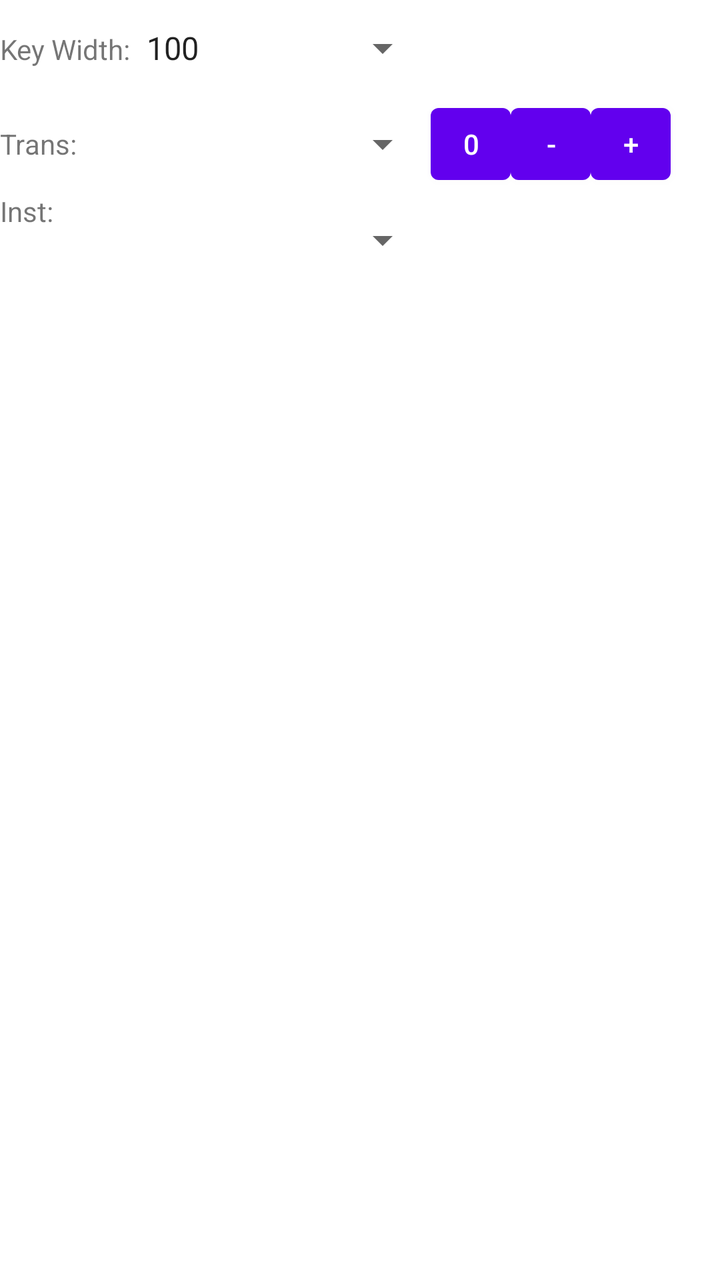
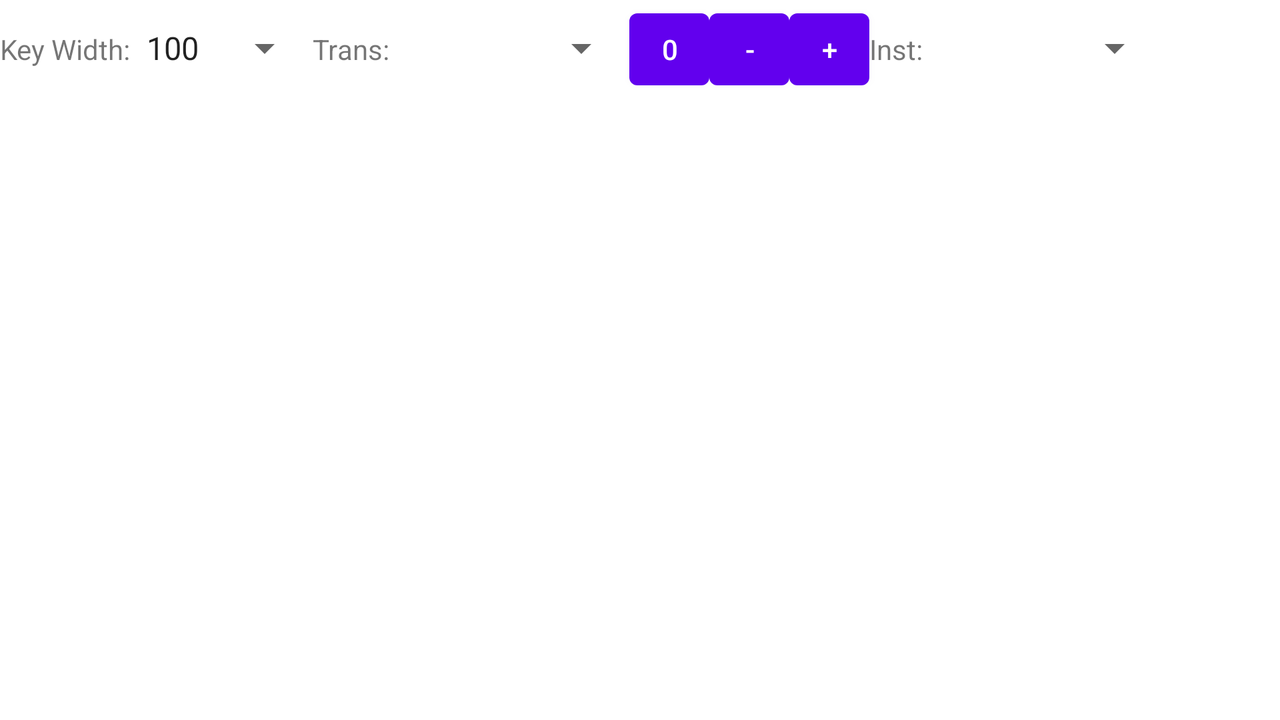

The same Android screen from two of the app's own layout files: first res/layout/ as a phone draws it, then the repository's variant for another configuration, drawn on a device whose configuration selects that folder. Both files follow.
<!-- AndroidManifest.xml: application theme Theme.MusicTools -->
<!-- res/layout/midi_piano_quick_settings.xml -->
<?xml version="1.0" encoding="utf-8"?>
<TableLayout xmlns:android="http://schemas.android.com/apk/res/android"
    xmlns:tools="http://schemas.android.com/tools"
    android:layout_width="match_parent"
    android:layout_height="match_parent">

    <TableRow
        android:layout_width="match_parent"
        android:layout_height="match_parent">

        <TextView
            android:id="@+id/textView5"
            android:layout_width="wrap_content"
            android:layout_height="wrap_content"
            android:text="@string/text_view_key_width_text" />

        <Spinner
            android:id="@+id/spinnerMidiKeySize"
            android:layout_width="wrap_content"
            android:layout_height="wrap_content"
            android:entries="@array/midiKeySize"
            android:minHeight="48dp" />

    </TableRow>

    <TableRow
        android:layout_width="match_parent"
        android:layout_height="match_parent">

        <TextView
            android:id="@+id/textView6"
            android:layout_width="wrap_content"
            android:layout_height="wrap_content"
            android:text="@string/text_view_transposition_text" />

        <Spinner
            android:id="@+id/spinnerMidiKeyTransposition"
            android:layout_width="150dp"
            android:layout_height="wrap_content"
            android:minHeight="48dp" />

        <Button
            android:id="@+id/buttonMidiKeyTranspositionZero"
            android:layout_width="40dp"
            android:layout_height="wrap_content"
            android:text="@string/button_midi_key_transposition_zero"
            tools:ignore="TouchTargetSizeCheck" />

        <Button
            android:id="@+id/buttonMidiKeyTranspositionMinus"
            android:layout_width="40dp"
            android:layout_height="wrap_content"
            android:text="@string/button_midi_key_transposition_minus"
            tools:ignore="TouchTargetSizeCheck" />

        <Button
            android:id="@+id/buttonMidiKeyTranspositionPlus"
            android:layout_width="40dp"
            android:layout_height="wrap_content"
            android:text="@string/button_midi_key_transposition_plus"
            tools:ignore="TouchTargetSizeCheck" />

    </TableRow>

    <TableRow
        android:layout_width="match_parent"
        android:layout_height="match_parent" >

        <TextView
            android:id="@+id/textView2"
            android:layout_width="wrap_content"
            android:layout_height="wrap_content"
            android:text="@string/text_view_midi_program" />
        <Spinner
            android:id="@+id/spinnerMidiProgram"
            android:layout_width="wrap_content"
            android:layout_height="wrap_content"
            android:minHeight="48dp" />
    </TableRow>

</TableLayout>
<!-- resources referenced by this layout -->
<resources>
  <string-array name="midiKeySize">
          <item>"100"</item>
          <item>"150"</item>
          <item>"200"</item>
      </string-array>
  <string name="button_midi_key_transposition_minus" translatable="false">-</string>
  <string name="button_midi_key_transposition_plus" translatable="false">+</string>
  <string name="button_midi_key_transposition_zero" translatable="false">0</string>
  <string name="text_view_key_width_text">Key Width:</string>
  <string name="text_view_midi_program">Inst:</string>
  <string name="text_view_transposition_text">Trans:</string>
  <style name="Theme.MusicTools" parent="Theme.MaterialComponents.DayNight.DarkActionBar">
          
          <item name="colorPrimary">@color/purple_500</item>
          <item name="colorPrimaryVariant">@color/purple_700</item>
          <item name="colorOnPrimary">@color/white</item>
          
          <item name="colorSecondary">@color/teal_200</item>
          <item name="colorSecondaryVariant">@color/teal_700</item>
          <item name="colorOnSecondary">@color/black</item>
          
          <item name="android:statusBarColor" tools:targetApi="l">?attr/colorPrimaryVariant</item>
          
      </style>
</resources>
<!-- res/layout-land/midi_piano_quick_settings.xml (the repository's variant of the layout above) -->
<!-- drawn on the phone turned sideways -->
<?xml version="1.0" encoding="utf-8"?>
<LinearLayout xmlns:android="http://schemas.android.com/apk/res/android"
    xmlns:tools="http://schemas.android.com/tools"
    android:layout_width="match_parent"
    android:layout_height="match_parent"
    tools:showIn="@layout/midi_piano_fragment">

    <TextView
        android:id="@+id/textView5"
        android:layout_width="wrap_content"
        android:layout_height="wrap_content"
        android:text="@string/text_view_key_width_text" />

    <Spinner
        android:id="@+id/spinnerMidiKeySize"
        android:layout_width="wrap_content"
        android:layout_height="wrap_content"
        android:entries="@array/midiKeySize"
        android:minHeight="48dp" />

    <TextView
        android:id="@+id/textView6"
        android:layout_width="wrap_content"
        android:layout_height="wrap_content"
        android:text="@string/text_view_transposition_text" />

    <Spinner
        android:id="@+id/spinnerMidiKeyTransposition"
        android:layout_width="120dp"
        android:layout_height="wrap_content"
        android:minHeight="48dp" />

    <Button
        android:id="@+id/buttonMidiKeyTranspositionZero"
        android:layout_width="40dp"
        android:layout_height="wrap_content"
        android:text="@string/button_midi_key_transposition_zero"
        tools:ignore="TouchTargetSizeCheck" />

    <Button
        android:id="@+id/buttonMidiKeyTranspositionMinus"
        android:layout_width="40dp"
        android:layout_height="wrap_content"
        android:text="@string/button_midi_key_transposition_minus"
        tools:ignore="TouchTargetSizeCheck" />

    <Button
        android:id="@+id/buttonMidiKeyTranspositionPlus"
        android:layout_width="40dp"
        android:layout_height="wrap_content"
        android:text="@string/button_midi_key_transposition_plus"
        tools:ignore="TouchTargetSizeCheck" />

    <TextView
        android:id="@+id/textView2"
        android:layout_width="wrap_content"
        android:layout_height="wrap_content"
        android:text="@string/text_view_midi_program" />

    <Spinner
        android:id="@+id/spinnerMidiProgram"
        android:layout_width="120dp"
        android:layout_height="wrap_content"
        android:minHeight="48dp" />
</LinearLayout>
<!-- res/layout/midi_piano_fragment.xml (included above) -->
<?xml version="1.0" encoding="utf-8"?>
<FrameLayout xmlns:android="http://schemas.android.com/apk/res/android"
    xmlns:app="http://schemas.android.com/apk/res-auto"
    xmlns:tools="http://schemas.android.com/tools"
    android:layout_width="match_parent"
    android:layout_height="match_parent"
    tools:context=".ui.midipiano.MidiPianoFragment">

    <LinearLayout
        android:layout_width="match_parent"
        android:layout_height="match_parent"
        android:orientation="vertical">

        <LinearLayout
            android:layout_width="match_parent"
            android:layout_height="wrap_content"
            android:orientation="horizontal">

            <TextView
                android:id="@+id/textViewMidiNote"
                android:layout_width="0dp"
                android:layout_height="wrap_content"
                android:layout_weight="100"
                android:textAlignment="center"
                android:textSize="24sp" />

        </LinearLayout>

        <include
            android:id="@+id/layoutMidiPianoKeyboards"
            layout="@layout/midi_piano_keyboards"
            android:layout_width="match_parent"
            android:layout_height="wrap_content" />

        <include
            android:id="@+id/layoutMidiPianoQuickSettings"
            layout="@layout/midi_piano_quick_settings"
            android:layout_width="match_parent"
            android:layout_height="wrap_content" />

    </LinearLayout>

</FrameLayout>
<!-- res/layout/midi_piano_keyboards.xml (included above) -->
<?xml version="1.0" encoding="utf-8"?>
<LinearLayout xmlns:android="http://schemas.android.com/apk/res/android"
    xmlns:tools="http://schemas.android.com/tools"
    android:id="@+id/linearLayoutScrollViewMidiKeyboards"
    android:layout_width="match_parent"
    android:layout_height="match_parent"
    android:orientation="vertical"
    tools:showIn="@layout/midi_piano_fragment">

    <HorizontalScrollView
        android:id="@+id/scrollViewMidiKeyboard"
        android:layout_width="wrap_content"
        android:layout_height="wrap_content"
        android:scrollbarStyle="outsideOverlay">

        <RelativeLayout
            android:id="@+id/relativeLayoutMidiKeyboard"
            android:layout_width="wrap_content"
            android:layout_height="match_parent" />
    </HorizontalScrollView>

    <HorizontalScrollView
        android:id="@+id/scrollViewMidiKeyboard2"
        android:layout_width="match_parent"
        android:layout_height="match_parent"
        android:scrollbarStyle="outsideOverlay">

        <RelativeLayout
            android:id="@+id/relativeLayoutMidiKeyboard2"
            android:layout_width="wrap_content"
            android:layout_height="match_parent" />
    </HorizontalScrollView>

</LinearLayout>
<!-- res/layout/midi_piano_quick_settings.xml (included above) -->
<?xml version="1.0" encoding="utf-8"?>
<TableLayout xmlns:android="http://schemas.android.com/apk/res/android"
    xmlns:tools="http://schemas.android.com/tools"
    android:layout_width="match_parent"
    android:layout_height="match_parent">

    <TableRow
        android:layout_width="match_parent"
        android:layout_height="match_parent">

        <TextView
            android:id="@+id/textView5"
            android:layout_width="wrap_content"
            android:layout_height="wrap_content"
            android:text="@string/text_view_key_width_text" />

        <Spinner
            android:id="@+id/spinnerMidiKeySize"
            android:layout_width="wrap_content"
            android:layout_height="wrap_content"
            android:entries="@array/midiKeySize"
            android:minHeight="48dp" />

    </TableRow>

    <TableRow
        android:layout_width="match_parent"
        android:layout_height="match_parent">

        <TextView
            android:id="@+id/textView6"
            android:layout_width="wrap_content"
            android:layout_height="wrap_content"
            android:text="@string/text_view_transposition_text" />

        <Spinner
            android:id="@+id/spinnerMidiKeyTransposition"
            android:layout_width="150dp"
            android:layout_height="wrap_content"
            android:minHeight="48dp" />

        <Button
            android:id="@+id/buttonMidiKeyTranspositionZero"
            android:layout_width="40dp"
            android:layout_height="wrap_content"
            android:text="@string/button_midi_key_transposition_zero"
            tools:ignore="TouchTargetSizeCheck" />

        <Button
            android:id="@+id/buttonMidiKeyTranspositionMinus"
            android:layout_width="40dp"
            android:layout_height="wrap_content"
            android:text="@string/button_midi_key_transposition_minus"
            tools:ignore="TouchTargetSizeCheck" />

        <Button
            android:id="@+id/buttonMidiKeyTranspositionPlus"
            android:layout_width="40dp"
            android:layout_height="wrap_content"
            android:text="@string/button_midi_key_transposition_plus"
            tools:ignore="TouchTargetSizeCheck" />

    </TableRow>

    <TableRow
        android:layout_width="match_parent"
        android:layout_height="match_parent" >

        <TextView
            android:id="@+id/textView2"
            android:layout_width="wrap_content"
            android:layout_height="wrap_content"
            android:text="@string/text_view_midi_program" />
        <Spinner
            android:id="@+id/spinnerMidiProgram"
            android:layout_width="wrap_content"
            android:layout_height="wrap_content"
            android:minHeight="48dp" />
    </TableRow>

</TableLayout>
